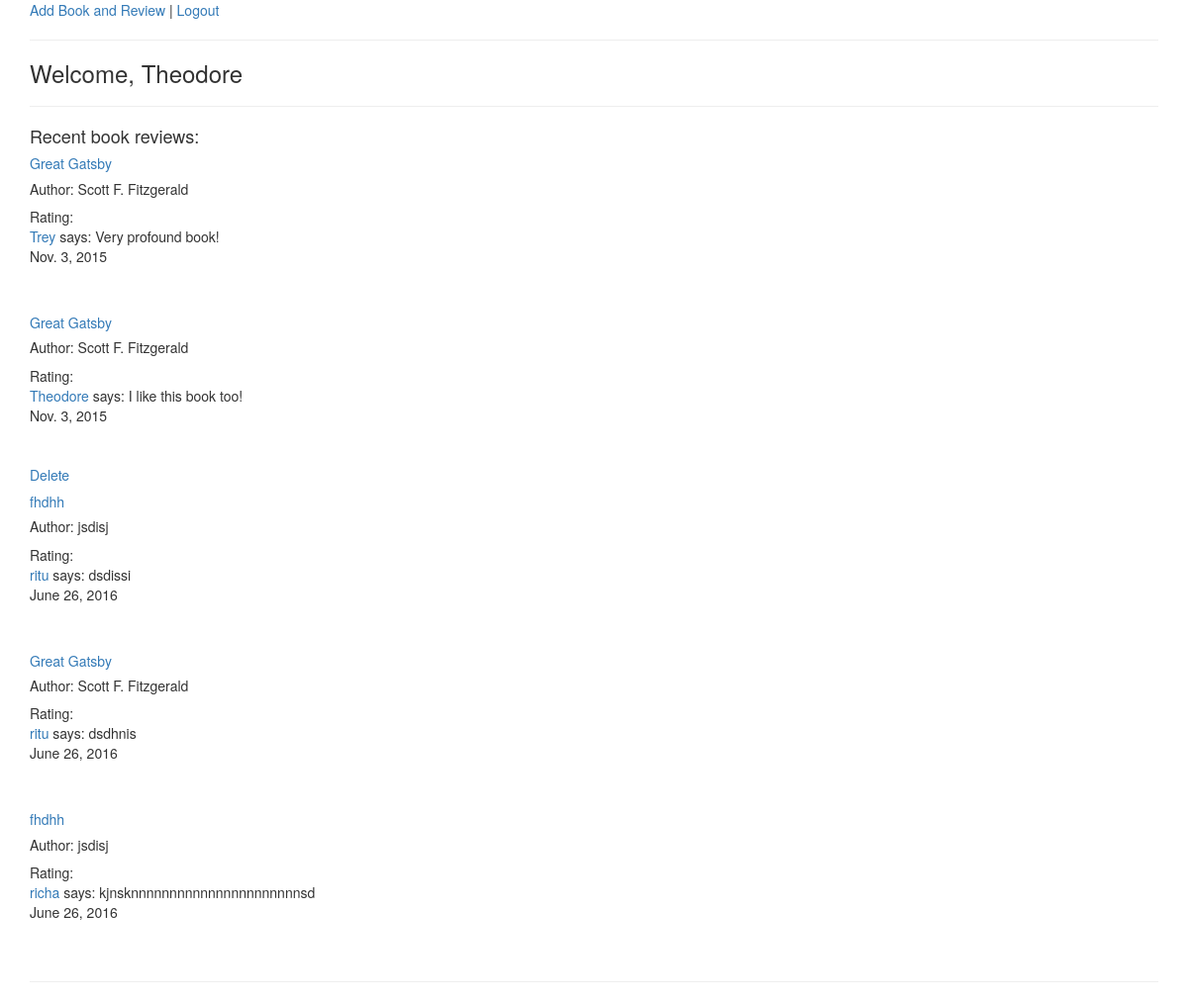
The page /dashboard (signed in) on the database its author committed.
### apps/bookreview/models.py (models this page shows)
class User(models.Model):
	first_name = models.TextField(blank=False, max_length=20, null=True)
	last_name = models.TextField(blank=False, max_length=20,null=True)
	email = models.TextField(blank=False, max_length=20,null=True)
	description = models.TextField(blank=False, max_length=500,null=True)
	password = models.TextField(blank=False, max_length=20,null=True)
	created_at = models.DateField(null=True)
	updated_at = models.DateField(null=True)
	class Meta:
		db_table = 'user'

class Review(models.Model):
	review = models.TextField(blank=False, max_length=250, null=True)
	user = models.ForeignKey(User, related_name="user")
	book = models.ForeignKey(Book, related_name="book")
	rating = models.IntegerField(blank=False, null=True)
	created_at = models.DateField(null=True)
	updated_at = models.DateField(null=True)
	class Meta:
		db_table = 'review'

class Book(models.Model):
	title = models.TextField(blank=False, max_length=20, null=True)
	author = models.TextField(blank=False, max_length=20,null=True)
	created_at = models.DateField(null=True)
	updated_at = models.DateField(null=True)
	class Meta:
		db_table = 'book'

### apps/bookreview/views.py (the view)
# urls.py: url(r'dashboard$', views.dashboard, name="dashboard"),
def dashboard(request):
	print "User Dashboard"
	if "user_id" in request.session:
		user = User.objects.get(id=request.session['user_id'])
		current_user = User.objects.get(id=request.session['user_id'])
		reviews = Review.objects.all()
		context = {
			'current_user': current_user,
			'user': user,
			'reviews': reviews,
		}
		return render(request, 'bookreview/dashboard.html', context)
	else:
		del request.session
		return redirect('/')

### apps/bookreview/templates/bookreview/dashboard.html (shortened to what this page needs)
<!DOCTYPE html>
<html>
<head>
	<link rel="stylesheet" href="https://maxcdn.bootstrapcdn.com/bootstrap/3.3.5/css/bootstrap.min.css">
</head>
<body>
	<div class="container">
	<a href="/add">Add Book and Review</a>
		<span>|</span>
		<a href="/logout">Logout</a>
		<hr>
		<h3>Welcome, {{user.first_name}}</h3>
		<hr>
		<h4>Recent book reviews:</h4>
		{% for review in reviews %}
			<h5><a href="/books/{{review.book.id}}">{{review.book.title}}</a>
			<h5>Author: {{review.book.author}}</h5>
			Rating:
			<br>
			<a href="/users/{{review.user.id}}">{{review.user.first_name}} </a>says: {{review.review}}
			<br>
			{{review.created_at}}</h5>
			<br><br><br>
			{% if current_user.id == review.user_id %}
				<a href="/books/{{review.book.id}}/delete">Delete</a>
			{%endif%}
		{%endfor%}
		<hr>
	</div>
</body>
</html>

### rows shown on the page
User: first_name "Theodore"
Review: book "Great Gatsby", book.author "Scott F. Fitzgerald", user.first_name "Trey", review "Very profound book!", created_at "Nov. 3, 2015"
Review: book "Great Gatsby", book.author "Scott F. Fitzgerald", user.first_name "Theodore", review "I like this book too!", created_at "Nov. 3, 2015"
Review: book "fhdhh", book.author "jsdisj", user.first_name "ritu", review "dsdissi", created_at "June 26, 2016"
Review: book "Great Gatsby", book.author "Scott F. Fitzgerald", user.first_name "ritu", review "dsdhnis", created_at "June 26, 2016"
Review: book "fhdhh", book.author "jsdisj", user.first_name "richa", review "kjnsknnnnnnnnnnnnnnnnnnnnnnsd", created_at "June 26, 2016"
